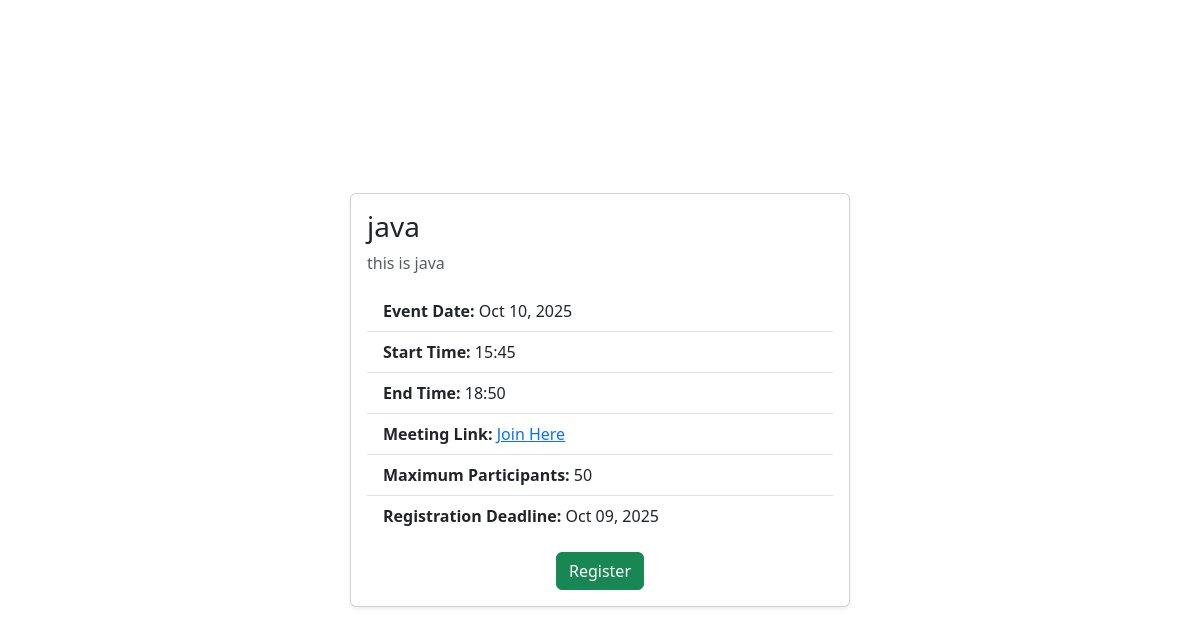
The page /api/auth/events/1/ (signed in) on the database its author committed.
### accounts/models.py (models this page shows, shortened)
class Event(models.Model):
    owner = models.ForeignKey(User, on_delete=models.CASCADE)
    owners = models.ManyToManyField(User, related_name='my_events', blank=True)  # Event owners
    title = models.CharField(max_length=200)
    description = models.TextField(blank=True)
    event_date = models.DateField()
    created_at = models.DateTimeField(auto_now_add=True)
    start_time = models.TimeField(null=True, blank=True)
    end_time = models.TimeField(null=True, blank=True)
    max_participants = models.PositiveIntegerField(null=True, blank=True)
    meeting_link = models.URLField(blank=True)
    registration_deadline = models.DateTimeField(null=True, blank=True)
    registrants = models.ManyToManyField(User, related_name='registered_events', blank=True)
    is_admin_event = models.BooleanField(default=False)
    class Meta:
        ordering = ['event_date']  # Always order events by date

### accounts/views.py (the view)
# urls.py: path('events/<int:event_id>/', views.event_detail, name='event_detail'),  # Event detail
@login_required
def event_detail(request, event_id):
    event = get_object_or_404(Event, id=event_id)
    return render(request, 'accounts/event_detail.html', {'event': event})

### accounts/templates/accounts/event_detail.html (shortened to what this page needs)
{% load static %}
<!DOCTYPE html>
<html lang="en">
<head>
 <link href="https://cdn.jsdelivr.net/npm/bootstrap@5.3.0/dist/css/bootstrap.min.css" rel="stylesheet" />
</head>
<body>
<div class="container vh-100 d-flex justify-content-center align-items-center">
 <div class="card shadow-sm" style="min-width: 350px; max-width: 500px; width: 100%;">
 <div class="card-body">
 <h3 class="card-title">{{ event.title }}</h3>
 <p class="card-text text-muted">{{ event.description }}</p>
 <ul class="list-group list-group-flush mb-3">
 <li class="list-group-item"><strong>Event Date:</strong> {{ event.event_date|date:"M d, Y" }}</li>
 <li class="list-group-item"><strong>Start Time:</strong> {{ event.start_time|time:"H:i" }}</li>
 <li class="list-group-item"><strong>End Time:</strong> {{ event.end_time|time:"H:i" }}</li>
   <li class="list-group-item"><strong>Meeting Link:</strong>
          <a href="{{ event.meeting_link }}" target="_blank">Join Here</a>
    </li>
    <li class="list-group-item"><strong>Maximum Participants:</strong> {{ event.max_participants }}</li>
    <li class="list-group-item"><strong>Registration Deadline:</strong> {{ event.registration_deadline|date:"M d, Y" }}</li>
   </ul>
   <div class="text-center">
    {% if user.is_authenticated %}
      {% if user in event.registrants.all %}
        <button class="btn btn-secondary" disabled>Registered</button>
      {% else %}
        <button id="registerBtn" class="btn btn-success" data-event-id="{{ event.id }}">Register</button>
      {% endif %}
    {% else %}
      <p><a href="{% url 'login' %}" class="btn btn-primary">Login</a> to register for this event.</p>
       {% endif %}
   </div>
  </div>
 </div>
</div>
</body>
</html>

### rows shown on the page
Event: title "java", description "this is java", event_date "Oct 10, 2025", start_time "15:45", end_time "18:50", max_participants "50", registration_deadline "Oct 09, 2025"
